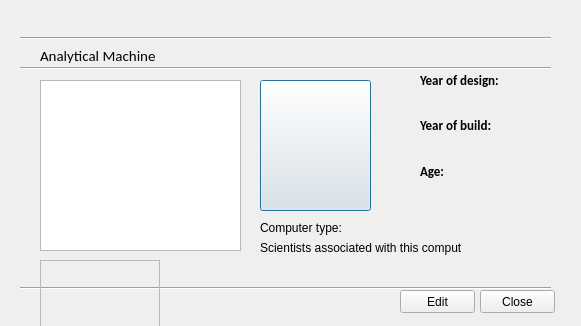
<?xml version="1.0" encoding="UTF-8"?>
<ui version="4.0">
 <class>compmoreinfo</class>
 <widget class="QDialog" name="compmoreinfo">
  <property name="geometry">
   <rect>
    <x>0</x>
    <y>0</y>
    <width>581</width>
    <height>326</height>
   </rect>
  </property>
  <property name="windowTitle">
   <string>Dialog</string>
  </property>
  <widget class="QPushButton" name="pushButton_imageComputer">
   <property name="geometry">
    <rect>
     <x>260</x>
     <y>80</y>
     <width>111</width>
     <height>131</height>
    </rect>
   </property>
   <property name="font">
    <font>
     <family>Calibri</family>
    </font>
   </property>
   <property name="text">
    <string/>
   </property>
   <property name="icon">
    <iconset resource="../resources.qrc">
     <normaloff>:/icons/images/image_computer.png</normaloff>:/icons/images/image_computer.png</iconset>
   </property>
   <property name="iconSize">
    <size>
     <width>100</width>
     <height>150</height>
    </size>
   </property>
  </widget>
  <widget class="QLabel" name="label_5">
   <property name="geometry">
    <rect>
     <x>40</x>
     <y>40</y>
     <width>191</width>
     <height>31</height>
    </rect>
   </property>
   <property name="font">
    <font>
     <family>Calibri</family>
     <pointsize>11</pointsize>
     <weight>50</weight>
     <bold>false</bold>
    </font>
   </property>
   <property name="text">
    <string>Analytical Machine</string>
   </property>
   <property name="alignment">
    <set>Qt::AlignLeading|Qt::AlignLeft|Qt::AlignVCenter</set>
   </property>
  </widget>
  <widget class="QWidget" name="layoutWidget">
   <property name="geometry">
    <rect>
     <x>420</x>
     <y>60</y>
     <width>82</width>
     <height>131</height>
    </rect>
   </property>
   <layout class="QVBoxLayout" name="verticalLayout">
    <item>
     <widget class="QLabel" name="label_tempNafn">
      <property name="font">
       <font>
        <family>Calibri</family>
        <pointsize>10</pointsize>
        <weight>75</weight>
        <bold>true</bold>
       </font>
      </property>
      <property name="text">
       <string>Year of design:</string>
      </property>
     </widget>
    </item>
    <item>
     <widget class="QLabel" name="label_2">
      <property name="font">
       <font>
        <family>Calibri</family>
        <pointsize>10</pointsize>
        <weight>75</weight>
        <bold>true</bold>
       </font>
      </property>
      <property name="text">
       <string>Year of build:</string>
      </property>
     </widget>
    </item>
    <item>
     <widget class="QLabel" name="label_3">
      <property name="font">
       <font>
        <family>Calibri</family>
        <pointsize>10</pointsize>
        <weight>75</weight>
        <bold>true</bold>
       </font>
      </property>
      <property name="text">
       <string>Age:</string>
      </property>
     </widget>
    </item>
   </layout>
  </widget>
  <widget class="Line" name="line_2">
   <property name="geometry">
    <rect>
     <x>20</x>
     <y>280</y>
     <width>531</width>
     <height>16</height>
    </rect>
   </property>
   <property name="orientation">
    <enum>Qt::Horizontal</enum>
   </property>
  </widget>
  <widget class="QPushButton" name="pushButton">
   <property name="geometry">
    <rect>
     <x>480</x>
     <y>290</y>
     <width>75</width>
     <height>23</height>
    </rect>
   </property>
   <property name="text">
    <string>Close</string>
   </property>
  </widget>
  <widget class="Line" name="line_3">
   <property name="geometry">
    <rect>
     <x>20</x>
     <y>60</y>
     <width>531</width>
     <height>16</height>
    </rect>
   </property>
   <property name="orientation">
    <enum>Qt::Horizontal</enum>
   </property>
  </widget>
  <widget class="QLabel" name="label">
   <property name="geometry">
    <rect>
     <x>10</x>
     <y>10</y>
     <width>101</width>
     <height>31</height>
    </rect>
   </property>
   <property name="text">
    <string/>
   </property>
   <property name="pixmap">
    <pixmap resource="../resources.qrc">:/icons/images/logo_about.png</pixmap>
   </property>
   <property name="scaledContents">
    <bool>true</bool>
   </property>
  </widget>
  <widget class="QTextBrowser" name="textBrowser">
   <property name="geometry">
    <rect>
     <x>40</x>
     <y>80</y>
     <width>201</width>
     <height>171</height>
    </rect>
   </property>
  </widget>
  <widget class="Line" name="line">
   <property name="geometry">
    <rect>
     <x>20</x>
     <y>30</y>
     <width>531</width>
     <height>16</height>
    </rect>
   </property>
   <property name="orientation">
    <enum>Qt::Horizontal</enum>
   </property>
  </widget>
  <widget class="QLabel" name="label_4">
   <property name="geometry">
    <rect>
     <x>260</x>
     <y>220</y>
     <width>101</width>
     <height>16</height>
    </rect>
   </property>
   <property name="text">
    <string>Computer type:</string>
   </property>
  </widget>
  <widget class="QPushButton" name="pushButton_2">
   <property name="geometry">
    <rect>
     <x>400</x>
     <y>290</y>
     <width>75</width>
     <height>23</height>
    </rect>
   </property>
   <property name="text">
    <string>Edit</string>
   </property>
  </widget>
  <widget class="QLabel" name="label_6">
   <property name="geometry">
    <rect>
     <x>260</x>
     <y>240</y>
     <width>201</width>
     <height>16</height>
    </rect>
   </property>
   <property name="text">
    <string>Scientists associated with this computer:</string>
   </property>
  </widget>
  <widget class="QFrame" name="frame">
   <property name="geometry">
    <rect>
     <x>40</x>
     <y>260</y>
     <width>120</width>
     <height>80</height>
    </rect>
   </property>
   <property name="styleSheet">
    <string>0</string>
   </property>
   <property name="frameShape">
    <enum>QFrame::StyledPanel</enum>
   </property>
   <property name="frameShadow">
    <enum>QFrame::Raised</enum>
   </property>
  </widget>
 </widget>
 <resources>
  <include location="../resources.qrc"/>
 </resources>
 <connections/>
</ui>
